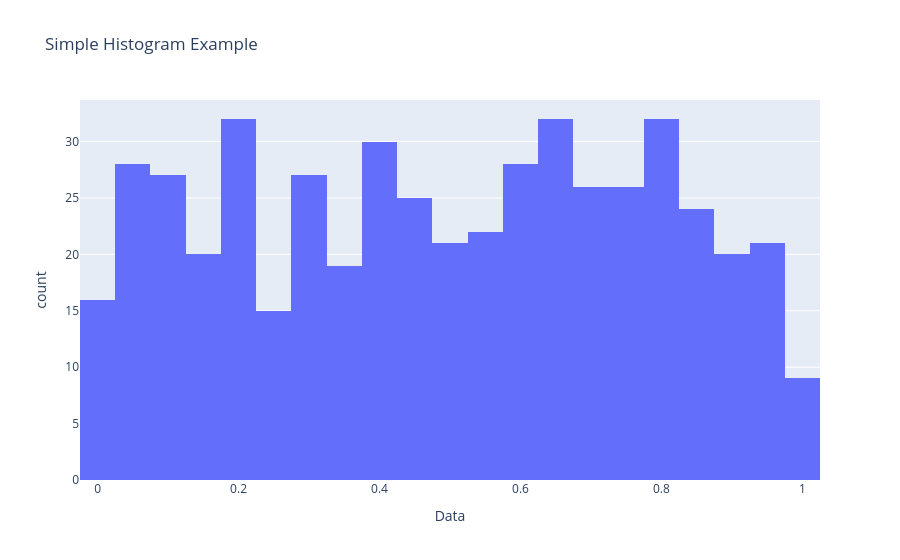

Write notebook code for a chart like this one.
### Code cell
# 히스토그램 => 연속형 데이터의 분포를 구간별 막대로 나타내고자 할 때

import plotly.express as px
import pandas as pd
import numpy as np

df = pd.DataFrame({
    "Data": np.random.rand(500)
})

fig = px.histogram(
    df,
    x="Data",
    nbins=30, # number of bins => bin => 구간 | 막대하나
    title="Simple Histogram Example"
)

fig.show()

### Figure 1 — Plotly figure (JSON) as saved in the notebook; plotly's stock layout.template omitted (floating-point values rounded to 4 significant figures; data arrays with more than 128 entries replaced by an {"elided": "..."} marker saying what was removed)
{"data": [{"alignmentgroup": "True", "bingroup": "x", "hovertemplate": "Data=%{x}<br>count=%{y}<extra></extra>", "legendgroup": "", "marker": {"color": "#636efa", "pattern": {"shape": ""}}, "name": "", "nbinsx": 30, "offsetgroup": "", "orientation": "v", "showlegend": false, "type": "histogram", "x": {"elided": "500 float values"}, "xaxis": "x", "yaxis": "y"}], "layout": {"barmode": "relative", "legend": {"tracegroupgap": 0}, "title": {"text": "Simple Histogram Example"}, "xaxis": {"anchor": "y", "domain": [0, 1], "title": {"text": "Data"}}, "yaxis": {"anchor": "x", "domain": [0, 1], "title": {"text": "count"}}}}
